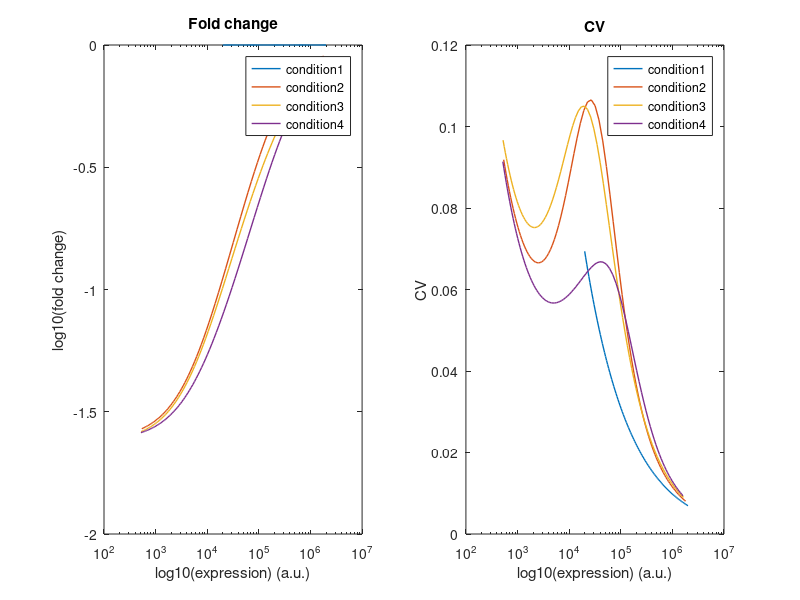

MATLAB code for this plot:
clc
clear

%% set the kind of noise
% 0: all noise; i: noise contributed by reaction i
reaction_i = 0;

%% load data and extract related parameters
load exp_CV.mat
load exp_mean.mat

data_size = size(exp_CV);
N_alter = data_size(1);

%% plot
exp_CV_plot = exp_CV(:, :, reaction_i + 1);

subplot(1,2,1)

for i = 1:N_alter
    Ctrl = exp_mean(1, :);
    FC = log10(exp_mean(i,:)./Ctrl);
    semilogx(exp_mean(i,:), FC, 'LineWidth', 1);
    legend_str{i} = ['condition' num2str(i)];
    hold on
end

title('Fold change')
xlabel('log10(expression) (a.u.)')
ylabel('log10(fold change)')
legend(legend_str)

%% noise
subplot(1,2,2)
for i = 1:N_alter
    semilogx(exp_mean(i,:), exp_CV_plot(i,:), 'LineWidth', 1);
    legend_str{i} = ['condition' num2str(i)];
    hold on
end

title('CV')
xlabel('log10(expression) (a.u.)')
ylabel('CV')
legend(legend_str)
